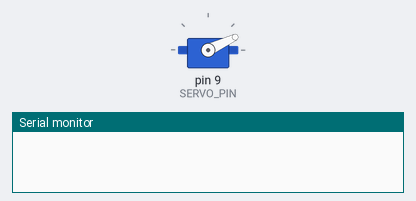
This sketch was run on a simulated Arduino Uno, built with avr-gcc and run on an emulated ATmega328P. Parts: servo, the last lines printed to the serial monitor.

Above: at 0.4 s.
At 1.6 s:
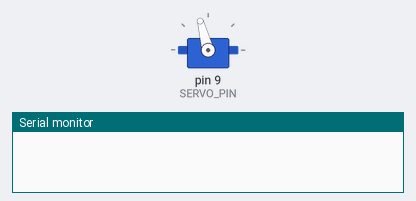
At 2.8 s:
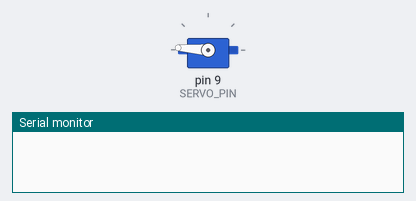
At 5.5 s:
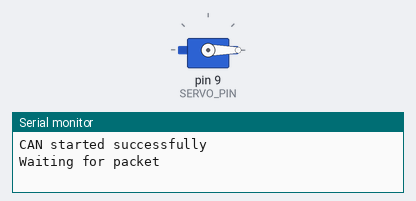
Timing chart, 0 to 7.0 s (numbered marks = the images above):
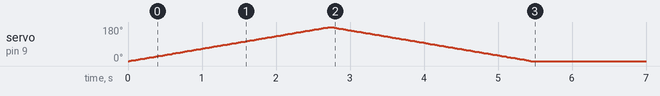

The sketch:

ServoNode.ino
```cpp
/*****************************************
  Author: Olivier C

  Act as a receiving node on a CAN bus. Read CAN packets from bus. Iff the packet ID matches
  the expected ID, translate packet data into servo movement.
*****************************************/
#include <Servo.h>
#include <CAN.h>

// Constants
const int SERVO_PIN = 9; // digital pin on the Arduino board to which the servo motor is connected
const long CAN_SPEED = 500E3; // the communication speed for the CAN network. It's crucial that all devices on the network operate at the same speed for successful communication.
const uint16_t DISTANCE_MAX_RAW = 2000; // define thresholds for translating received data into servo movement
const uint16_t DISTANCE_MIN_RAW = 20;
const int LOOP_DELAY_MS = 1000;

// Globals
Servo g_servo;
bool g_canActive = false; // Track the status of the CAN bus
long g_tofSensorId = 0x10;

void setup() {
  Serial.begin(9600);
  while (!Serial); // Wait for the serial port to connect

  g_servo.attach(SERVO_PIN); // Attaches the servo on pin 9 to the servo object
  testServo();
  initCAN();
}

void loop() {
  // Check if CAN bus has been activated
  if (!g_canActive) {
    initCAN();
  }

  if (g_canActive) {
    readCANBus();
  }

  delay(LOOP_DELAY_MS);
}

// Initialize CAN bus
void initCAN() {
  if (!CAN.begin(CAN_SPEED)) {
    Serial.println("Starting CAN failed!");
    g_canActive = false;
  } else {
    Serial.println("CAN started successfully");
    g_canActive = true;
  }
}

/*
  Upon receiving a relevant CAN message, decode the message content to extract the data
  intended for servo control. This data is then used to set the servo to a specific
  position or perform a certain movement, translating digital information into physical
  action.
*/
void readCANBus() {
  byte bytearray[2] = {0};
  uint16_t distanceRaw = 0;
  int pktSize;
  int pktId;

  // Try to parse packet
  pktSize = CAN.parsePacket();
  pktId = CAN.packetId();

  if (pktSize > 0 && pktId == g_tofSensorId && !CAN.packetRtr()) {
    // Read packet data if available
    for (int byteIndex = 0; CAN.available() && byteIndex < pktSize; ++byteIndex) {
      bytearray[byteIndex % 2] = CAN.read(); // Modulo operation ensures we don't exceed the bytearray bounds
      distanceRaw = bytearray[0];

      if (byteIndex % 2 == 1) // We have a pair of bytes to process
        distanceRaw = (bytearray[1] << 8) | distanceRaw; // Combine two bytes into one integer

      uint16_t distanceMapped = constrain(distanceRaw, DISTANCE_MIN_RAW, DISTANCE_MAX_RAW); // Limit distance readings to sensor range
      distanceMapped = map(distanceMapped, DISTANCE_MIN_RAW, DISTANCE_MAX_RAW, 0, 180); // Map distance to servo range of motion (180 degrees)
      g_servo.write(distanceMapped); // Move servo

      Serial.print("Distance Mapped: ");
      Serial.println(distanceMapped);
    }
  } else if (CAN.packetId() != pktId) {
    Serial.println("Received packet from unknown node");
  } else {
    Serial.println("Waiting for packet");
  }
}

/*
  Test the servo connection
*/
void testServo() {
  for (int pos = 0; pos <= 180; pos++) {
    g_servo.write(pos);
    delay(15);
  }
  for (int pos = 180; pos >= 0; pos--) {
    g_servo.write(pos);
    delay(15);
  }
}
```
